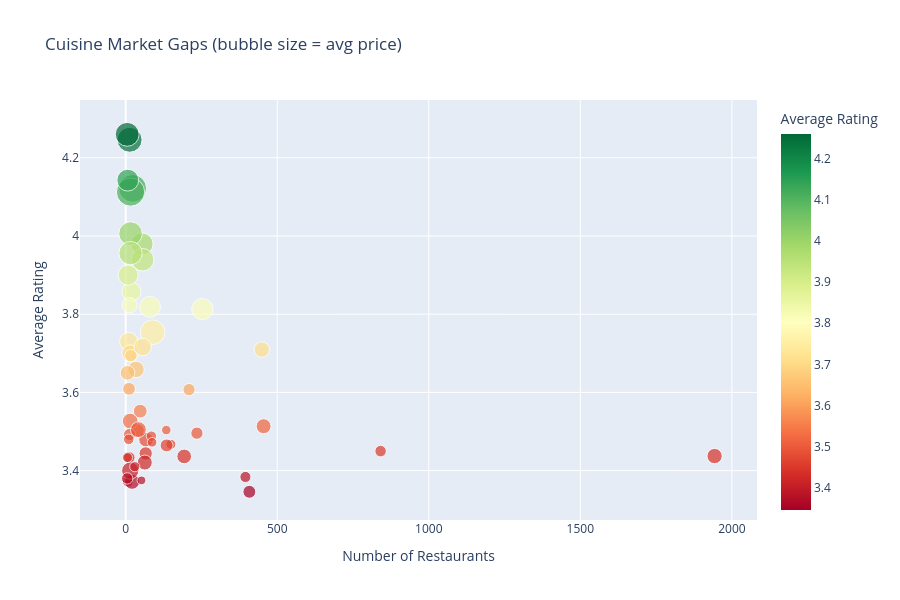

Source (notebook cell):
### Code cell
# 4. Market Gaps - Underserved Cuisines
cuisine_analysis = df.groupby('primary_cuisine').agg({
    'restaurant_name': 'count',
    'rating': 'mean',
    'avg_cost': 'mean'
}).reset_index()

cuisine_analysis.columns = ['cuisine', 'count', 'avg_rating', 'avg_cost']
cuisine_analysis = cuisine_analysis[cuisine_analysis['count'] >= 5]  # At least 5 restaurants

# High rating but few restaurants
high_demand_cuisines = cuisine_analysis[
    (cuisine_analysis['avg_rating'] >= 3.8) & 
    (cuisine_analysis['count'] <= cuisine_analysis['count'].quantile(0.25))
].sort_values('avg_rating', ascending=False)

print("\nMARKET GAPS - High-Demand Cuisines with Low Supply:")
print("="*70)
print(high_demand_cuisines.head(10).to_string())

fig = px.scatter(
    cuisine_analysis,
    x='count',
    y='avg_rating',
    size='avg_cost',
    hover_name='cuisine',
    title='Cuisine Market Gaps (bubble size = avg price)',
    labels={'count': 'Number of Restaurants', 'avg_rating': 'Average Rating'},
    color='avg_rating',
    color_continuous_scale='RdYlGn'
)

fig.update_layout(height=600)
fig.show()

### Figure 1 — Plotly figure (JSON) as saved in the notebook; plotly's stock layout.template omitted (floating-point values rounded to 4 significant figures)
{"data": [{"hovertemplate": "<b>%{hovertext}</b><br><br>Number of Restaurants=%{x}<br>Average Rating=%{marker.color}<br>avg_cost=%{marker.size}<extra></extra>", "hovertext": ["American", "Andhra", "Arabian", "Asian", "BBQ", "Bakery", "Bengali", "Beverages", "Bihari", "Biryani", "Burger", "Cafe", "Chettinad", "Chinese", "Continental", "Desserts", "European", "Fast Food", "Finger Food", "Goan", "Healthy Food", "Hyderabadi", "Ice Cream", "Italian", "Japanese", "Juices", "Kebab", "Kerala", "Korean", "Lebanese", "Maharashtrian", "Mangalorean", "Mediterranean", "Mexican", "Mithai", "Modern Indian", "Momos", "Mughlai", "North Eastern", "North Indian", "Oriya", "Pizza", "Rajasthani", "Rolls", "Salad", "Sandwich", "Seafood", "South Indian", "Street Food", "Tea", "Thai", "Tibetan", "Vietnamese"], "legendgroup": "", "marker": {"color": [3.98, 3.436, 3.479, 3.939, 3.858, 3.496, 3.444, 3.467, 3.371, 3.346, 3.503, 3.71, 3.527, 3.514, 3.813, 3.607, 4.122, 3.384, 3.754, 3.9, 3.552, 3.371, 3.488, 3.819, 4.112, 3.375, 3.433, 3.464, 4.143, 3.73, 3.492, 3.659, 4.006, 3.4, 3.472, 4.246, 3.38, 3.505, 3.65, 3.437, 3.609, 3.421, 3.823, 3.41, 3.7, 3.48, 3.716, 3.45, 3.504, 3.433, 3.956, 3.694, 4.26], "coloraxis": "coloraxis", "size": [1201.0, 527.6, 517.9, 1245.0, 892.1, 367.1, 434.8, 246.8, 271.4, 407.6, 455.1, 594.0, 610, 549.6, 1115.0, 366.7, 1887.0, 302.9, 1486.0, 993.8, 467.7, 554.8, 264.2, 1086.0, 1962.0, 187.5, 325, 405.6, 1171.0, 825, 365.4, 666.2, 1362.0, 725.3, 227.6, 1527.0, 320, 615.5, 533.3, 573.4, 400, 551.6, 576.9, 253.3, 690, 270, 751.8, 325.1, 224.5, 241.7, 1334.0, 382.4, 1400], "sizemode": "area", "sizeref": 4.906, "symbol": "circle"}, "mode": "markers", "name": "", "orientation": "v", "showlegend": false, "type": "scatter", "x": [54, 193, 67, 56, 19, 235, 66, 149, 7, 408, 39, 449, 15, 455, 253, 209, 23, 395, 89, 8, 48, 21, 85, 80, 16, 52, 12, 135, 7, 10, 13, 34, 16, 15, 87, 13, 5, 42, 6, 1943, 11, 63, 13, 30, 15, 10, 56, 841, 134, 6, 16, 17, 5], "xaxis": "x", "y": [3.98, 3.436, 3.479, 3.939, 3.858, 3.496, 3.444, 3.467, 3.371, 3.346, 3.503, 3.71, 3.527, 3.514, 3.813, 3.607, 4.122, 3.384, 3.754, 3.9, 3.552, 3.371, 3.488, 3.819, 4.112, 3.375, 3.433, 3.464, 4.143, 3.73, 3.492, 3.659, 4.006, 3.4, 3.472, 4.246, 3.38, 3.505, 3.65, 3.437, 3.609, 3.421, 3.823, 3.41, 3.7, 3.48, 3.716, 3.45, 3.504, 3.433, 3.956, 3.694, 4.26], "yaxis": "y"}], "layout": {"coloraxis": {"colorbar": {"title": {"text": "Average Rating"}}, "colorscale": [[0, "rgb(165,0,38)"], [0.1, "rgb(215,48,39)"], [0.2, "rgb(244,109,67)"], [0.3, "rgb(253,174,97)"], [0.4, "rgb(254,224,139)"], [0.5, "rgb(255,255,191)"], [0.6, "rgb(217,239,139)"], [0.7, "rgb(166,217,106)"], [0.8, "rgb(102,189,99)"], [0.9, "rgb(26,152,80)"], [1, "rgb(0,104,55)"]]}, "height": 600, "legend": {"itemsizing": "constant", "tracegroupgap": 0}, "title": {"text": "Cuisine Market Gaps (bubble size = avg price)"}, "xaxis": {"anchor": "y", "domain": [0, 1], "title": {"text": "Number of Restaurants"}}, "yaxis": {"anchor": "x", "domain": [0, 1], "title": {"text": "Average Rating"}}}}
